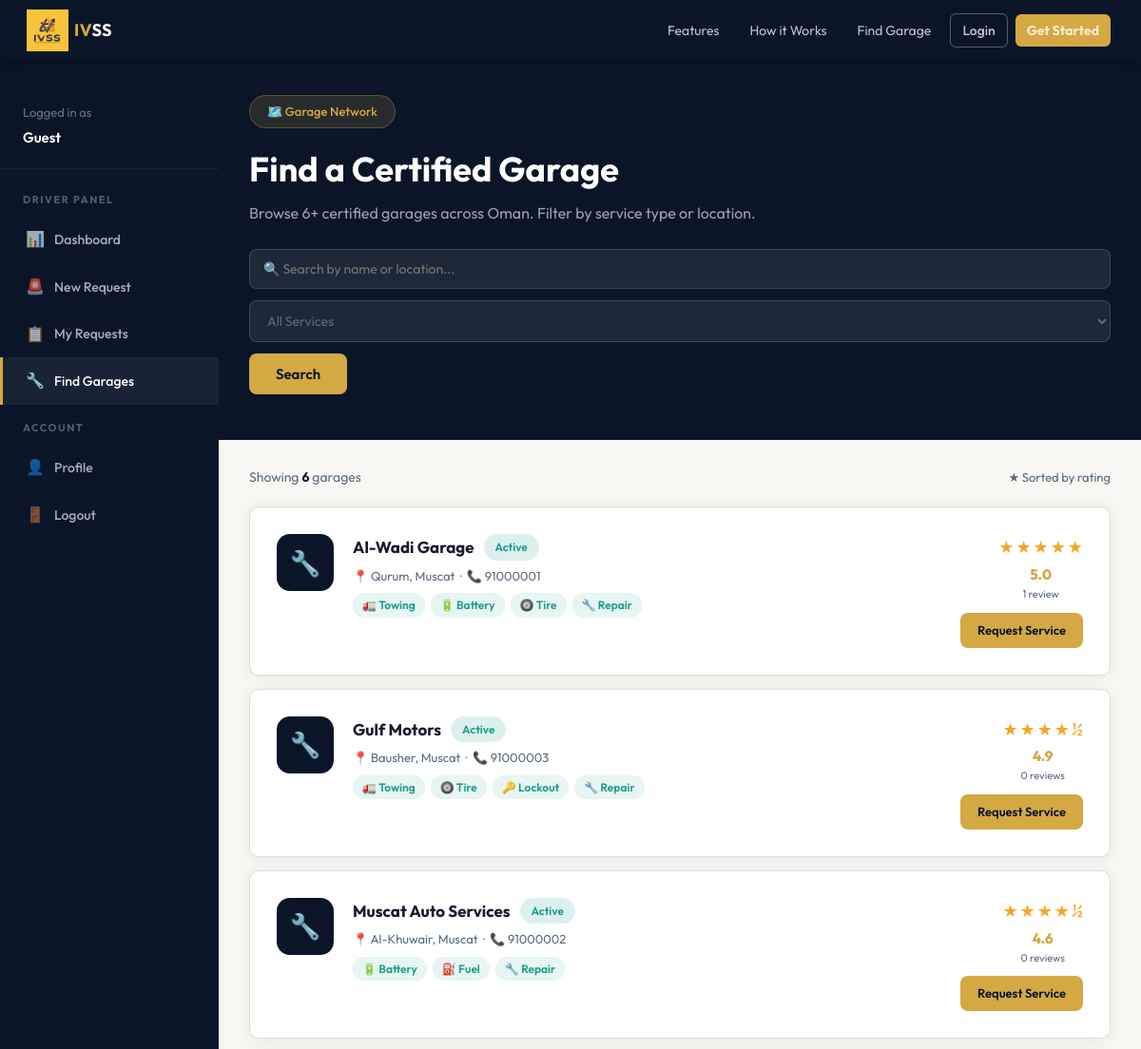
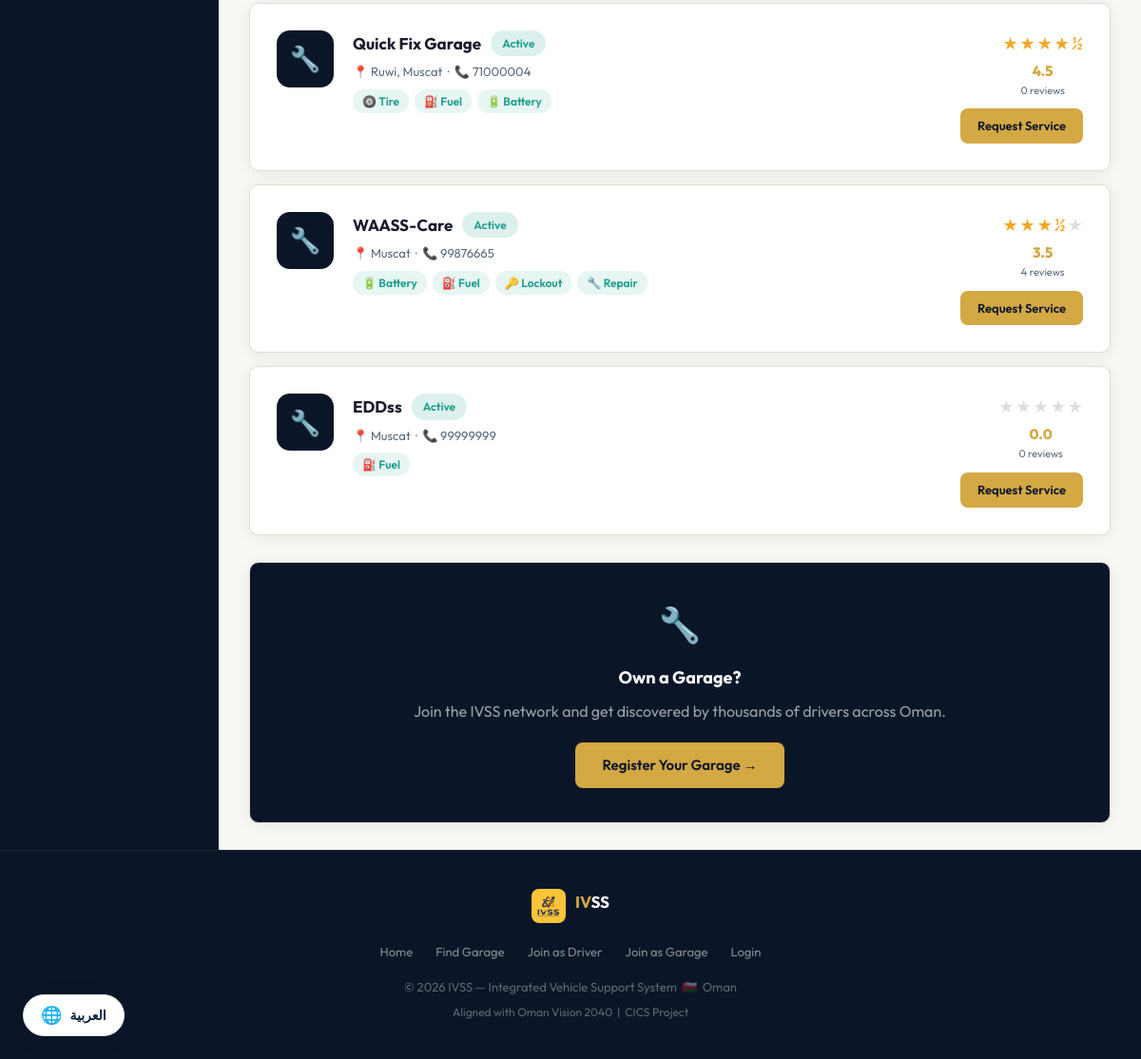
Page /pages/garages.php on the committed database (2 pictures, top to bottom).
### tables this page shows
CREATE TABLE IF NOT EXISTS `garages` (
  `garage_id` int NOT NULL AUTO_INCREMENT,
  `owner_name` varchar(150) NOT NULL,
  `garage_name` varchar(200) NOT NULL,
  `email` varchar(150) NOT NULL,
  `phone` int UNSIGNED NOT NULL,
  `password` varchar(255) NOT NULL,
  `location` varchar(255) NOT NULL,
  `latitude` decimal(10,7) DEFAULT NULL,
  `longitude` decimal(10,7) DEFAULT NULL,
  `services` text COMMENT 'Comma-separated list of offered services',
  `is_active` tinyint(1) DEFAULT '1',
  `rating` decimal(3,2) DEFAULT '0.00',
  `created_at` timestamp NULL DEFAULT CURRENT_TIMESTAMP,
  PRIMARY KEY (`garage_id`),
  UNIQUE KEY `email` (`email`)
);

### includes/config.php (called while the page is built, shortened)
<?php
function isLoggedIn()
{
    return isset($_SESSION['user_id']);
}
function isGarageLoggedIn()
{
    return isset($_SESSION['garage_id']);
}
function sanitize($input)
{
    return htmlspecialchars(strip_tags(trim($input)), ENT_QUOTES, 'UTF-8');
}

### pages/garages.php (the view, shortened to what this page needs)
<?php
require_once __DIR__ . '/../includes/config.php';
$db = getDB();
$search  = sanitize($_GET['search']  ?? '');
$sql    = "SELECT g.*,
                  (SELECT COUNT(*) FROM feedback f WHERE f.garage_id = g.garage_id) AS review_count
           FROM garages g WHERE g.is_active = 1";
$params = [];
$sql .= " ORDER BY rating DESC";
$stmt = $db->prepare($sql);
$stmt->execute($params);
$garages = $stmt->fetchAll();
$serviceIcons = ['towing'=>'🚛','battery'=>'🔋','tire'=>'🛞','fuel'=>'⛽','lockout'=>'🔑','repair'=>'🔧'];
include __DIR__ . '/../includes/header.php';
?>
<div class="dash-layout">
  <div class="dash-sidebar">
    <div style="padding:20px 24px;border-bottom:1px solid rgba(255,255,255,0.06);margin-bottom:8px;">
      <div style="font-size:13px;color:rgba(255,255,255,0.4);">Logged in as</div>
      <div style="font-size:15px;font-weight:600;color:var(--white);margin-top:4px;">
        <?= isLoggedIn() ? htmlspecialchars($_SESSION['user_name']) : 'Guest' ?>
      </div>
    </div>
    <div class="sidebar-nav">
      <div class="sidebar-section">Driver Panel</div>
      <a href="dashboard.php"><span class="nav-icon">📊</span> Dashboard</a>
      <a href="request.php"><span class="nav-icon">🚨</span> New Request</a>
      <a href="my_requests.php"><span class="nav-icon">📋</span> My Requests</a>
      <a href="garages.php" class="active"><span class="nav-icon">🔧</span> Find Garages</a>
      <div class="sidebar-section">Account</div>
      <a href="profile.php"><span class="nav-icon">👤</span> Profile</a>
      <a href="logout.php"><span class="nav-icon">🚪</span> Logout</a>
    </div>
  </div>
  <div class="dash-content" style="padding:0;overflow:hidden;">
    <div style="background:var(--navy);padding:36px 32px 48px;">
      <div class="hero-badge" style="margin-bottom:14px;">🗺️ Garage Network</div>
      <div class="section-title" style="color:var(--white);margin-bottom:6px;">Find a Certified Garage</div>
      <p style="color:rgba(255,255,255,0.6);margin-bottom:24px;">
        Browse <?= count($garages) ?>+ certified garages across Oman. Filter by service type or location.
      </p>
      <form method="GET" style="display:flex;gap:12px;flex-wrap:wrap;">
        <input type="text" name="search" class="form-control"
               placeholder="🔍 Search by name or location..."
               value="<?= htmlspecialchars($search) ?>"
               style="flex:1;min-width:200px;background:rgba(255,255,255,0.08);border-color:rgba(255,255,255,0.15);color:var(--white);">
        <select name="service" class="form-control"
                style="min-width:170px;background:rgba(255,255,255,0.08);border-color:rgba(255,255,255,0.15);color:var(--muted);">
          <option value="">All Services</option>
        </select>
        <button type="submit" class="btn btn-primary">Search</button>
      </form>
    </div>
    <div style="padding:28px 32px;">
      <?php if (empty($garages)): ?>
      <div class="card" style="text-align:center;padding:64px 32px;">
        <div style="font-size:56px;margin-bottom:16px;">🔍</div>
        <div style="font-size:18px;font-weight:700;margin-bottom:8px;">No garages found</div>
        <p style="color:var(--muted);margin-bottom:24px;">Try a different search term or service filter.</p>
        <a href="garages.php" class="btn btn-teal">View All Garages</a>
      </div>
      <?php else: ?>
      <div style="display:flex;justify-content:space-between;align-items:center;margin-bottom:20px;flex-wrap:wrap;gap:8px;">
        <div style="font-size:14px;color:var(--muted);">
          Showing <strong style="color:var(--text);"><?= count($garages) ?></strong>
          garage<?= count($garages) !== 1 ? 's' : '' ?>
        </div>
        <div style="font-size:13px;color:var(--muted);">★ Sorted by rating</div>
      </div>
      <div style="display:flex;flex-direction:column;gap:14px;">
        <?php foreach ($garages as $g):
          $services = array_filter(array_map('trim', explode(',', $g['services'] ?? '')));
        ?>
        <div class="card" style="display:flex;gap:20px;align-items:flex-start;flex-wrap:wrap;">
          <div style="width:60px;height:60px;border-radius:14px;background:var(--navy);
                      display:flex;align-items:center;justify-content:center;
                      font-size:26px;flex-shrink:0;">🔧</div>
          <div style="flex:1;min-width:200px;">
            <div style="display:flex;align-items:center;gap:10px;flex-wrap:wrap;margin-bottom:6px;">
              <span style="font-size:17px;font-weight:700;"><?= htmlspecialchars($g['garage_name']) ?></span>
              <span class="badge badge-accepted">Active</span>
            </div>
            <div style="font-size:13px;color:var(--muted);margin-bottom:8px;">
              📍 <?= htmlspecialchars($g['location']) ?>
              &nbsp;·&nbsp;
              📞 <?= htmlspecialchars($g['phone']) ?>
            </div>
            <div style="display:flex;flex-wrap:wrap;gap:6px;">
              <?php foreach ($services as $s): ?>
              <span style="background:rgba(26,158,138,0.1);color:var(--teal);
                           padding:3px 10px;border-radius:12px;font-size:12px;font-weight:600;">
                <?= ($serviceIcons[$s] ?? '🔩') . ' ' . ucfirst($s) ?>
              </span>
              <?php endforeach; ?>
            </div>
          </div>
          <div style="display:flex;flex-direction:column;align-items:flex-end;gap:10px;flex-shrink:0;">
            <div style="text-align:center;">
              <?php
                $avgRating = (float)$g['rating'];
                $fullStars = floor($avgRating);
                $halfStar  = ($avgRating - $fullStars) >= 0.5;
                $emptyStars = 5 - $fullStars - ($halfStar ? 1 : 0);
              ?>
              <div style="display:flex;gap:2px;justify-content:center;font-size:18px;">
                <?php for($s=0;$s<$fullStars;$s++): ?><span style="color:#f5a623;">★</span><?php endfor; ?>
                <?php if($halfStar): ?><span style="color:#f5a623;">½</span><?php endif; ?>
                <?php for($s=0;$s<$emptyStars;$s++): ?><span style="color:#ddd;">★</span><?php endfor; ?>
              </div>
              <div style="font-size:15px;font-weight:800;color:var(--gold);margin-top:2px;"><?= number_format($g['rating'],1) ?></div>
              <div style="font-size:11px;color:var(--muted);"><?= $g['review_count'] ?> review<?= $g['review_count']!=1?'s':'' ?></div>
            </div>
            <a href="request.php?garage_id=<?= $g['garage_id'] ?>" class="btn btn-primary btn-sm">
              Request Service
            </a>
          </div>
        </div>
        <?php endforeach; ?>
      </div>
      <?php endif; ?>
      <div class="card" style="text-align:center;padding:36px;margin-top:28px;background:var(--navy);color:var(--white);">
        <div style="font-size:36px;margin-bottom:14px;">🔧</div>
        <div style="font-size:18px;font-weight:700;margin-bottom:8px;color:var(--white);">Own a Garage?</div>
        <p style="color:rgba(255,255,255,0.6);margin-bottom:20px;">
          Join the IVSS network and get discovered by thousands of drivers across Oman.
        </p>
        <a href="garage_register.php" class="btn btn-primary">Register Your Garage →</a>
      </div>
    </div>
  </div>
</div>
<?php include __DIR__ . '/../includes/footer.php'; ?>

### includes/header.php (shortened to what this page needs)
<?php
$isLoggedIn       = isLoggedIn();
$isGarageLoggedIn = isGarageLoggedIn();
?>
<!DOCTYPE html>
<html lang="en">
<head>
  <link rel="stylesheet" href="<?= SITE_URL ?>/css/style.css">
</head>
<body>
  <nav class="navbar">
    <a href="<?= SITE_URL ?>/index.php" class="logo">
      <div class="logo-icon"><img src="<?= SITE_URL ?>/images/ivss.jpg" alt="IVSS" style="width:44px; height:44px; object-fit:contain;"></div>
      <div class="logo-text"><span>IV</span>SS</div>
    </a>
    <div class="nav-links">
      <a href="<?= SITE_URL ?>/index.php#features">Features</a>
      <a href="<?= SITE_URL ?>/index.php#how">How it Works</a>
      <a href="<?= SITE_URL ?>/pages/garages.php">Find Garage</a>
      <?php if ($isLoggedIn): ?>
        <a href="<?= SITE_URL ?>/pages/dashboard.php">Dashboard</a>
        <a href="<?= SITE_URL ?>/pages/logout.php" class="nav-btn-outline">Logout</a>
      <?php elseif ($isGarageLoggedIn): ?>
        <a href="<?= SITE_URL ?>/pages/garage_dashboard.php">Garage Panel</a>
        <a href="<?= SITE_URL ?>/pages/logout.php" class="nav-btn-outline">Logout</a>
      <?php else: ?>
        <a href="<?= SITE_URL ?>/pages/login.php" class="nav-btn-outline">Login</a>
        <a href="<?= SITE_URL ?>/pages/register.php" class="nav-btn">Get Started</a>
      <?php endif; ?>
    </div>
  </nav>
  <div id="google_translate_wrapper" style="
  position:fixed;bottom:24px;left:24px;z-index:9999;
  display:flex;align-items:center;
  background:#fff;
  border:1.5px solid #e2e8f0;
  border-radius:50px;
  box-shadow:0 4px 20px rgba(0,0,0,0.12);
  overflow:hidden;
">
    <button onclick="toggleLang()" id="langBtn"
      style="display:flex;align-items:center;gap:8px;padding:10px 18px;
           background:none;border:none;cursor:pointer;font-size:14px;
           font-weight:700;color:#0a2540;white-space:nowrap;">
      <span style="font-size:18px;">🌐</span>
      <span id="langLabel">العربية</span>
    </button>
  </div>

### includes/footer.php (shortened to what this page needs)
<footer>
  <div class="logo" style="justify-content:center; display:flex; gap:10px; margin-bottom:20px;">
    <div class="logo-icon" style="width:36px;height:36px;border-radius:8px;overflow:hidden;">
      <img src="<?= SITE_URL ?>/images/ivss.jpg"
        alt="IVSS"
        style="width:100%;height:100%;object-fit:contain;">
    </div>
    <span style="color:var(--white);font-size:17px;font-weight:700;"><span style="color:var(--gold);">IV</span>SS</span>
  </div>
  <div class="footer-links">
    <a href="<?= SITE_URL ?>/index.php">Home</a>
    <a href="<?= SITE_URL ?>/pages/garages.php">Find Garage</a>
    <a href="<?= SITE_URL ?>/pages/register.php">Join as Driver</a>
    <a href="<?= SITE_URL ?>/pages/garage_register.php">Join as Garage</a>
    <a href="<?= SITE_URL ?>/pages/login.php">Login</a>
  </div>
  <p>© <?= date('Y') ?> IVSS — Integrated Vehicle Support System &nbsp;🇴🇲&nbsp; Oman</p>
  <p style="margin-top:6px;font-size:12px;">Aligned with Oman Vision 2040 &nbsp;|&nbsp; CICS Project</p>
</footer>
</body>
</html>

### css/style.css (style rules this page uses)
*, *::before, *::after { margin: 0; padding: 0; box-sizing: border-box; }
:root { --navy: #0a1628; --navy2: #0d1f3c; --navy3: #112240; --gold: #d4a843; --gold2: #f0c060; --teal: #1a9e8a; --teal2: #22c4ab; --bg: #f8f7f3; --white: #ffffff; --text: #1a1a2e; --muted: #5a6a7e; --border: #e0ddd5; --danger: #e24b4a; --success: #1a9e8a; --warning: #d4a843; --radius: 10px; --shadow: 0 2px 16px rgba(0,0,0,0.07); }
html { scroll-behavior: smooth; }
body { font-family: 'Outfit', 'Tajawal', sans-serif; background: var(--bg); color: var(--text); line-height: 1.6; }
.navbar { background: var(--navy); padding: 0 2rem; height: 64px; display: flex; align-items: center; justify-content: space-between; position: sticky; top: 0; z-index: 1000; box-shadow: 0 2px 12px rgba(0,0,0,0.3); }
.navbar .logo { display: flex; align-items: center; gap: 10px; text-decoration: none; }
.navbar .logo-icon { width: 36px; height: 36px; background: var(--gold); border-radius: 8px; display: flex; align-items: center; justify-content: center; font-size: 18px; }
.navbar .logo-text { color: var(--white); font-size: 18px; font-weight: 700; letter-spacing: 0.5px; }
.navbar .logo-text span { color: var(--gold); }
.nav-links { display: flex; align-items: center; gap: 8px; }
.nav-links a { color: rgba(255,255,255,0.75); font-size: 14px; text-decoration: none; padding: 6px 12px; border-radius: 6px; transition: all 0.2s; }
.nav-btn { background: var(--gold); color: var(--navy); padding: 8px 20px; border-radius: 6px; font-size: 14px; font-weight: 700; text-decoration: none; border: none; cursor: pointer; transition: background 0.2s; }
.nav-btn-outline { background: transparent; color: var(--white); border: 1px solid rgba(255,255,255,0.3); padding: 7px 18px; border-radius: 6px; font-size: 14px; font-weight: 500; text-decoration: none; transition: all 0.2s; }
.hero-badge { display: inline-block; background: rgba(212,168,67,0.15); border: 1px solid rgba(212,168,67,0.3); color: var(--gold); padding: 6px 18px; border-radius: 20px; font-size: 13px; font-weight: 500; margin-bottom: 24px; }
.section-title { font-size: clamp(22px, 3.5vw, 36px); font-weight: 700; margin-bottom: 14px; }
.card { background: var(--white); border: 1px solid var(--border); border-radius: var(--radius); padding: 28px; box-shadow: var(--shadow); }
.btn { display: inline-block; padding: 12px 28px; border-radius: 8px; font-size: 15px; font-weight: 600; text-decoration: none; cursor: pointer; border: none; font-family: inherit; transition: all 0.2s; text-align: center; }
.btn-primary { background: var(--gold); color: var(--navy); }
.btn-sm { padding: 8px 18px; font-size: 13px; }
.form-control { width: 100%; padding: 11px 14px; border: 1.5px solid var(--border); border-radius: 8px; font-size: 14px; font-family: inherit; color: var(--text); background: var(--white); transition: border-color 0.2s; outline: none; }
.badge { display: inline-block; padding: 4px 12px; border-radius: 20px; font-size: 12px; font-weight: 600; }
.badge-accepted { background: rgba(26,158,138,0.15); color: var(--teal); }
.dash-layout { display: flex; min-height: calc(100vh - 64px); }
.dash-sidebar { width: 230px; background: var(--navy); padding: 24px 0; flex-shrink: 0; }
.sidebar-nav a { display: flex; align-items: center; gap: 10px; padding: 12px 24px; color: rgba(255,255,255,0.65); text-decoration: none; font-size: 14px; font-weight: 500; transition: all 0.2s; border-left: 3px solid transparent; }
.sidebar-nav a:hover, .sidebar-nav a.active { color: var(--white); background: rgba(255,255,255,0.06); border-left-color: var(--gold); }
.sidebar-nav .nav-icon { font-size: 16px; width: 20px; text-align: center; }
.sidebar-section { font-size: 11px; font-weight: 700; letter-spacing: 1.5px; color: rgba(255,255,255,0.3); padding: 16px 24px 8px; text-transform: uppercase; }
.dash-content { flex: 1; padding: 32px; overflow-y: auto; }
footer { background: var(--navy); padding: 40px 2rem; text-align: center; border-top: 1px solid rgba(255,255,255,0.06); }
.footer-links { display: flex; gap: 24px; justify-content: center; margin-bottom: 16px; flex-wrap: wrap; }
.footer-links a { color: rgba(255,255,255,0.5); font-size: 13px; text-decoration: none; transition: color 0.2s; }
footer p { color: rgba(255,255,255,0.35); font-size: 13px; }

### includes/header.php (style rules this page uses)
body { top: 0 !important; }

### rows in the picture
garages: garage_name "Al-Wadi Garage", location "Qurum, Muscat", phone "91000001", services "🚛", services "Towing", services "🔋", services "Battery", services "🛞", services "Tire", services "🔧", services "Repair", rating "5.0", review_count "1"
garages: garage_name "Gulf Motors", location "Bausher, Muscat", phone "91000003", services "🚛", services "Towing", services "🛞", services "Tire", services "🔑", services "Lockout", services "🔧", services "Repair", shows "½", rating "4.9", review_count "0"
garages: garage_name "Muscat Auto Services", location "Al-Khuwair, Muscat", phone "91000002", services "🔋", services "Battery", services "⛽", services "Fuel", services "🔧", services "Repair", shows "½", rating "4.6", review_count "0"
garages: garage_name "Quick Fix Garage", location "Ruwi, Muscat", phone "71000004", services "🛞", services "Tire", services "⛽", services "Fuel", services "🔋", services "Battery", shows "½", rating "4.5", review_count "0"
garages: garage_name "WAASS-Care", location "Muscat", phone "99876665", services "🔋", services "Battery", services "⛽", services "Fuel", services "🔑", services "Lockout", services "🔧", services "Repair", shows "½", rating "3.5", review_count "4"
garages: garage_name "EDDss", location "Muscat", phone "99999999", services "⛽", services "Fuel", rating "0.0", review_count "0"

### other values in the picture
count($garages) "6"
